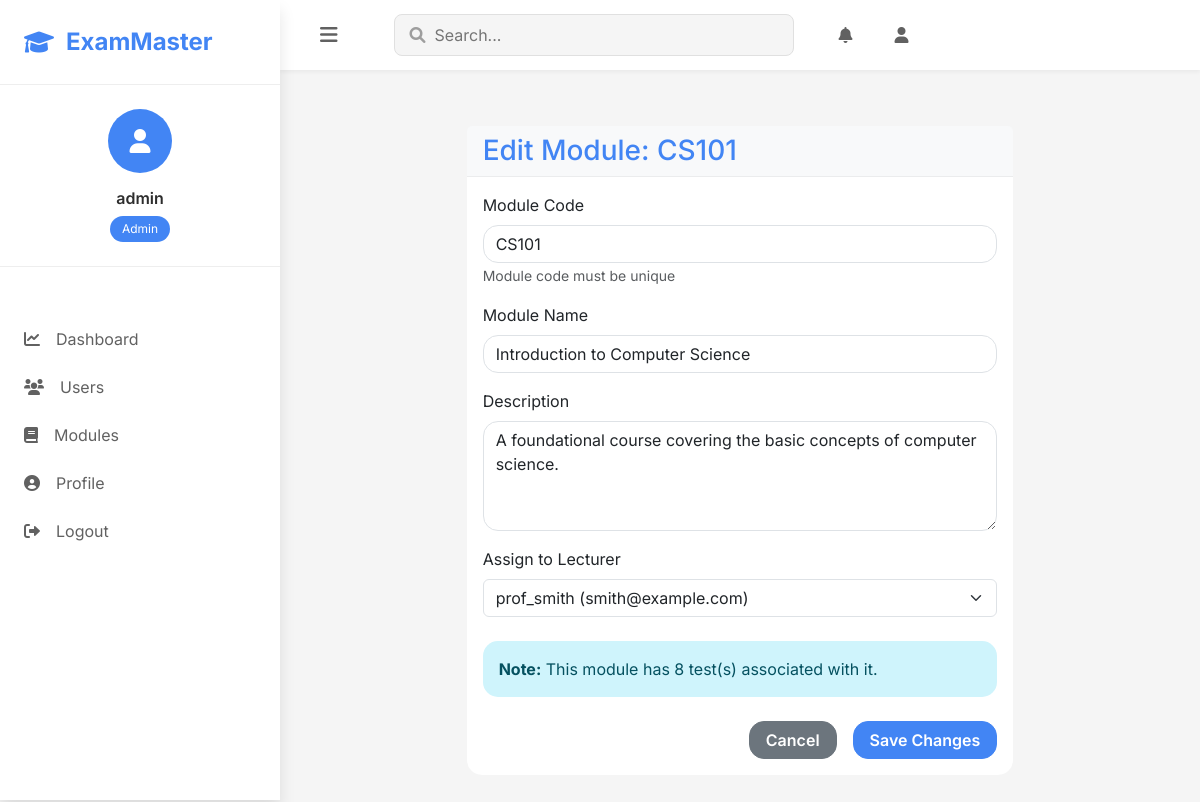
The app's page /admin/modules/edit/1 (signed in) with its own data.
### models.py (models this page shows, shortened)
class User(UserMixin, db.Model):
    id = db.Column(db.Integer, primary_key=True)
    username = db.Column(db.String(64), unique=True, nullable=False)
    email = db.Column(db.String(120), unique=True, nullable=False)
    password_hash = db.Column(db.String(256), nullable=False)
    role = db.Column(db.String(20), nullable=False)  # 'student', 'lecturer', or 'admin'
    date_registered = db.Column(db.DateTime, default=datetime.utcnow)
    face_encodings = db.Column(db.Text, nullable=True)  # store face encoding data as JSON
    created_tests = db.relationship('Test', backref='author', lazy=True,
                                   foreign_keys='Test.lecturer_id')
    test_attempts = db.relationship('TestAttempt', backref='student', lazy=True)
    taught_modules = db.relationship('Module', backref='lecturer', lazy=True)
    enrolled_modules = db.relationship('Module',
                                      secondary=student_module,
                                      backref=db.backref('enrolled_students', lazy='dynamic'),
                                      lazy='dynamic')
    def is_admin(self):
        print(f"Checking if user {self.username} is admin. Role: {self.role}")
        result = self.role == 'admin'
        print(f"is_admin result: {result}")
        return result

class Module(db.Model):
    id = db.Column(db.Integer, primary_key=True)
    code = db.Column(db.String(10), unique=True, nullable=False)  # e.g., CSC101
    name = db.Column(db.String(100), nullable=False)  # e.g., "Introduction to Computer Science"
    description = db.Column(db.Text, nullable=True)
    created_at = db.Column(db.DateTime, default=datetime.utcnow)
    lecturer_id = db.Column(db.Integer, db.ForeignKey('user.id'), nullable=True)
    tests = db.relationship('Test', backref='module', lazy=True)

### routes.py (the view, shortened to what this page needs)
@app.route('/admin/modules/edit/<int:module_id>', methods=['GET', 'POST'])
@login_required
def admin_edit_module(module_id):
    if not current_user.is_admin():
        flash('Access denied: You need to be an administrator to access this page.', 'danger')
        return redirect(url_for('index'))
    module = Module.query.get_or_404(module_id)
    from flask_wtf import FlaskForm
    from wtforms import StringField, TextAreaField, SelectField, SubmitField
    from wtforms.validators import DataRequired, Length, Optional
    class AdminEditModuleForm(FlaskForm):
        code = StringField('Module Code', validators=[DataRequired(), Length(max=10)])
        name = StringField('Module Name', validators=[DataRequired(), Length(max=100)])
        description = TextAreaField('Description', validators=[Optional()])
        lecturer_id = SelectField('Assign to Lecturer', coerce=int, validators=[DataRequired()])
        submit = SubmitField('Save Changes')
    form = AdminEditModuleForm()
    lecturers = User.query.filter_by(role='lecturer').order_by(User.username).all()
    form.lecturer_id.choices = [(l.id, f"{l.username} ({l.email})") for l in lecturers]
    if request.method == 'GET':
        form.code.data = module.code
        form.name.data = module.name
        form.description.data = module.description
        form.lecturer_id.data = module.lecturer_id
    return render_template(
        'admin/edit_module.html',
        title=f'Edit Module: {module.code}',
        form=form,
        module=module
    )

### routes.py
    class AdminEditModuleForm(FlaskForm):
        code = StringField('Module Code', validators=[DataRequired(), Length(max=10)])
        name = StringField('Module Name', validators=[DataRequired(), Length(max=100)])
        description = TextAreaField('Description', validators=[Optional()])
        lecturer_id = SelectField('Assign to Lecturer', coerce=int, validators=[DataRequired()])
        submit = SubmitField('Save Changes')

### models.py (called while the page is built)
@login_manager.user_loader
def load_user(user_id):
    return User.query.get(int(user_id))

### templates/admin/edit_module.html (shortened to what this page needs)
{% extends 'base.html' %}
{% block content %}
<div class="container mt-4">
    <div class="row">
        <div class="col-md-8 offset-md-2">
            <div class="card">
                <div class="card-header bg-light">
                    <h1 class="h3 mb-0">Edit Module: {{ module.code }}</h1>
                </div>
                <div class="card-body">
                    <form method="POST" action="{{ url_for('admin_edit_module', module_id=module.id) }}">
                        <div class="form-group mb-3">
                            {{ form.code.label(class="form-label") }}
                            {{ form.code(class="form-control") }}
                            <small class="form-text text-muted">Module code must be unique</small>
                        </div>
                        <div class="form-group mb-3">
                            {{ form.name.label(class="form-label") }}
                            {{ form.name(class="form-control") }}
                        </div>
                        <div class="form-group mb-3">
                            {{ form.description.label(class="form-label") }}
                            {{ form.description(class="form-control", rows=4) }}
                        </div>
                        <div class="form-group mb-4">
                            {{ form.lecturer_id.label(class="form-label") }}
                            {% if form.lecturer_id.choices|length > 0 %}
                                {{ form.lecturer_id(class="form-select") }}
                            {% else %}
                                <select class="form-select" disabled>
                                    <option>No lecturers available</option>
                                </select>
                                <small class="text-danger">Please create a lecturer user first.</small>
                            {% endif %}
                        </div>
                        {% if module.tests|length > 0 %}
                        <div class="alert alert-info mb-4">
                            <strong>Note:</strong> This module has {{ module.tests|length }} test(s) associated with it.
                        </div>
                        {% endif %}
                        <div class="d-grid gap-2 d-md-flex justify-content-md-end">
                            <a href="{{ url_for('admin_manage_modules') }}" class="btn btn-secondary me-md-2">Cancel</a>
                            {{ form.submit(class="btn btn-primary") }}
                        </div>
                    </form>
                </div>
            </div>
        </div>
    </div>
</div>
{% endblock %}

### templates/base.html (shortened to what this page needs)
<!DOCTYPE html>
<html lang="en">
<head>
    <link href="https://cdn.jsdelivr.net/npm/bootstrap@5.3.0-alpha1/dist/css/bootstrap.min.css" rel="stylesheet">
    <link rel="stylesheet" href="https://cdnjs.cloudflare.com/ajax/libs/font-awesome/6.0.0/css/all.min.css">
    <link rel="stylesheet" href="https://cdn.jsdelivr.net/npm/bootstrap-icons@1.11.3/font/bootstrap-icons.min.css">
    <link rel="stylesheet" href="{{ url_for('static', filename='css/style.css', v='1.0.1') }}">
    <script src="https://cdn.jsdelivr.net/npm/chart.js"></script> </head>
<body class="modern-theme">
    <nav class="sidebar" id="sidebar">
        <div class="sidebar-header">
            <a class="brand" href="{{ url_for('index') }}">
                <i class="fas fa-graduation-cap"></i>
                <span>ExamMaster</span>
            </a>
        </div>
        {% if current_user.is_authenticated %}
        <div class="user-profile">
            <div class="avatar">
                <i class="fas fa-user"></i>
            </div>
            <div class="user-info">
                <h6>{{ current_user.username }}</h6>
                <span class="role-badge">{{ current_user.role.capitalize() }}</span>
            </div>
        </div>
        <ul class="nav-links">
            {% if current_user.is_admin() %}
                <li><a href="{{ url_for('admin_dashboard') }}"><i class="fas fa-chart-line"></i>Dashboard</a></li>
                <li><a href="{{ url_for('admin_manage_users') }}"><i class="fas fa-users"></i>Users</a></li>
                <li><a href="{{ url_for('admin_manage_modules') }}"><i class="fas fa-book"></i>Modules</a></li>
            {% elif current_user.is_lecturer() %}
                <li><a href="{{ url_for('lecturer_dashboard') }}"><i class="fas fa-chart-line"></i>Dashboard</a></li>
                <li><a href="{{ url_for('manage_modules') }}"><i class="fas fa-book"></i>My Modules</a></li>
                <li><a href="{{ url_for('create_test') }}"><i class="fas fa-plus-circle"></i>Create Test</a></li>
            {% endif %}
            <li><a href="{{ url_for('profile') }}"><i class="fas fa-user-circle"></i>Profile</a></li>
            <li><a href="{{ url_for('logout') }}"><i class="fas fa-sign-out-alt"></i>Logout</a></li>
        </ul>
        {% endif %}
    </nav>
    <div class="main-content">
        <header class="top-bar">
            <button id="sidebar-toggle" class="menu-toggle">
                <i class="fas fa-bars"></i>
            </button>
            <div class="search-bar">
                <i class="fas fa-search"></i>
                <input type="text" placeholder="Search...">
            </div>
            {% if current_user.is_authenticated %}
            <div class="top-bar-actions">
                <a href="#" class="action-btn"><i class="fas fa-bell"></i></a>
                <a href="{{ url_for('profile') }}" class="action-btn"><i class="fas fa-user"></i></a>
            </div>
            {% endif %}
        </header>
        <main class="content-wrapper">
            {% block content %}{% endblock %}
        </main>
    </div>
</body>
</html>

### static/css/style.css (style rules this page uses)
:root { --primary-color: #4361ee; --secondary-color: #3f37c9; --success-color: #4cc9f0; --warning-color: #f72585; --info-color: #4895ef; --light-bg: #f8f9fa; --dark-text: #2b2d42; --gray-text: #8d99ae; --white: #ffffff; --sidebar-width: 280px; --header-height: 70px; --border-radius: 15px; --card-shadow: 0 4px 20px rgba(0, 0, 0, 0.05); --menu-active-bg: #4285F4; --menu-active-color: #fff; }
.user-profile { text-align: center; padding: 2rem 0; border-bottom: 1px solid rgba(0,0,0,0.1); margin-bottom: 2rem; }
:root { --primary-color: #4285F4; --primary-dark: #1a73e8; --secondary-color: #34A853; --accent-color: #FBBC04; --danger-color: #EA4335; --success-color: #34A853; --warning-color: #FBBC04; --info-color: #4285F4; --dark: #1f1f1f; --gray-900: #2d2d2d; --gray-800: #424242; --gray-700: #616161; --gray-600: #757575; --gray-500: #9e9e9e; --gray-400: #bdbdbd; --gray-300: #e0e0e0; --gray-200: #eeeeee; --gray-100: #f5f5f5; --white: #ffffff; --sidebar-width: 280px; --sidebar-collapsed-width: 70px; --topbar-height: 70px; --content-padding: 2rem; --card-border-radius: 16px; --btn-border-radius: 8px; --shadow-sm: 0 2px 4px rgba(0,0,0,0.05); --shadow-md: 0 4px 6px rgba(0,0,0,0.07); --shadow-lg: 0 10px 15px rgba(0,0,0,0.1); --shadow-xl: 0 20px 25px rgba(0,0,0,0.15); }
.modern-theme { font-family: 'Inter', sans-serif; background-color: var(--gray-100); color: var(--gray-900); }
.sidebar { position: fixed; left: 0; top: 0; height: 100vh; width: var(--sidebar-width); background: var(--white); box-shadow: var(--shadow-lg); transition: all 0.3s ease; z-index: 1000; overflow-y: auto; }
.sidebar-header { padding: 1.5rem; border-bottom: 1px solid var(--gray-200); }
.brand { display: flex; align-items: center; gap: 0.75rem; color: var(--primary-color); text-decoration: none; font-size: 1.5rem; font-weight: 700; }
.user-profile { padding: 1.5rem; text-align: center; border-bottom: 1px solid var(--gray-200); }
.avatar { width: 64px; height: 64px; background: var(--primary-color); border-radius: 50%; display: flex; align-items: center; justify-content: center; color: var(--white); font-size: 1.5rem; margin: 0 auto 1rem; }
.user-info h6 { margin: 0; font-weight: 600; }
.role-badge { display: inline-block; padding: 0.25rem 0.75rem; background: var(--primary-color); color: var(--white); border-radius: 20px; font-size: 0.75rem; margin-top: 0.5rem; }
.nav-links { list-style: none; padding: 1rem 0; margin: 0; }
.nav-links li a { display: flex; align-items: center; padding: 0.75rem 1.5rem; color: var(--gray-700); text-decoration: none; transition: all 0.3s ease; gap: 1rem; }
.main-content { margin-left: var(--sidebar-width); min-height: 100vh; transition: all 0.3s ease; }
.top-bar { height: var(--topbar-height); background: var(--white); box-shadow: var(--shadow-sm); display: flex; align-items: center; padding: 0 var(--content-padding); position: sticky; top: 0; z-index: 900; }
.menu-toggle { background: none; border: none; color: var(--gray-700); font-size: 1.25rem; cursor: pointer; padding: 0.5rem; margin-right: 1rem; }
.search-bar { flex: 1; max-width: 400px; position: relative; margin: 0 2rem; }
.search-bar input { width: 100%; padding: 0.5rem 1rem 0.5rem 2.5rem; border: 1px solid var(--gray-300); border-radius: var(--btn-border-radius); background: var(--gray-100); }
.search-bar i { position: absolute; left: 1rem; top: 50%; transform: translateY(-50%); color: var(--gray-500); }
.top-bar-actions { display: flex; gap: 1rem; }
.action-btn { width: 40px; height: 40px; display: flex; align-items: center; justify-content: center; border-radius: 50%; color: var(--gray-700); text-decoration: none; transition: all 0.3s ease; }
.content-wrapper { padding: var(--content-padding); }
.card { border: none; border-radius: var(--border-radius); box-shadow: var(--shadow); transition: transform 0.3s ease; margin-bottom: 1.5rem; }
.card-header { background-color: var(--white); border-bottom: 1px solid rgba(0,0,0,.05); font-weight: 700; color: var(--primary-color); }
.btn-primary { background-color: var(--primary-color); border-color: var(--primary-color); }
.btn { border-radius: var(--border-radius); padding: .375rem 1rem; font-weight: 600; }
.alert { border-radius: var(--border-radius); border: none; }
.form-control { border-radius: var(--border-radius); padding: .375rem .75rem; }

### records on screen
User: username "admin", role "Admin"
Module: code "CS101", name "Introduction to Computer Science", description "A foundational course covering the basic concepts of computer science.", lecturer_id "prof_smith (smith@example.com)"

### other values on screen
{{ module.tests|length }} "8"
